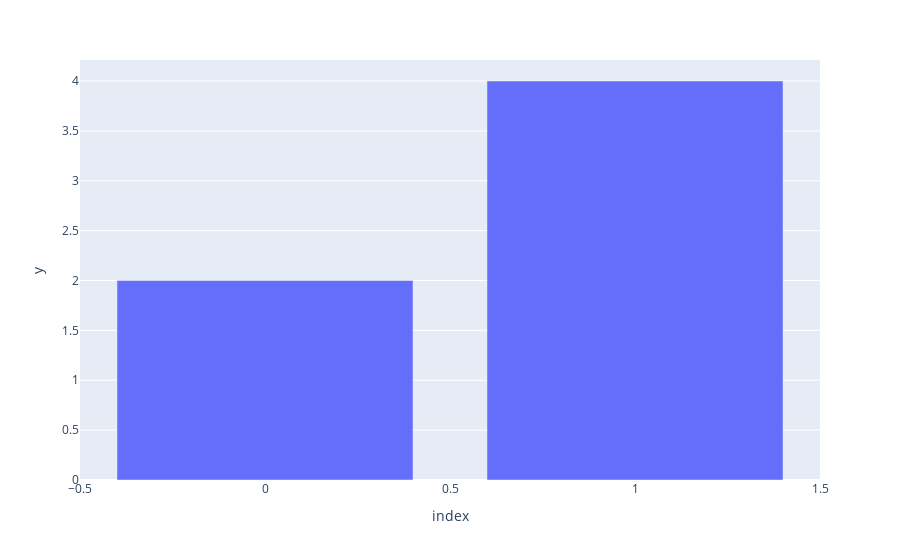

Source (notebook cell):
### Code cell
import plotly.express as px
import numpy

random_x = noisefile_names
random_y = noise_files_count

fig = px.bar(random_x, y = random_y)
fig.show()

### Figure 1 — Plotly figure (JSON) as saved in the notebook; plotly's stock layout.template omitted (floating-point values rounded to 4 significant figures)
{"data": [{"alignmentgroup": "True", "hovertemplate": "index=%{x}<br>y=%{y}<extra></extra>", "legendgroup": "", "marker": {"color": "#636efa", "pattern": {"shape": ""}}, "name": "", "offsetgroup": "", "orientation": "v", "showlegend": false, "textposition": "auto", "type": "bar", "x": [0, 1], "xaxis": "x", "y": [2, 4], "yaxis": "y"}], "layout": {"barmode": "relative", "legend": {"tracegroupgap": 0}, "margin": {"t": 60}, "xaxis": {"anchor": "y", "domain": [0, 1], "title": {"text": "index"}}, "yaxis": {"anchor": "x", "domain": [0, 1], "title": {"text": "y"}}}}
